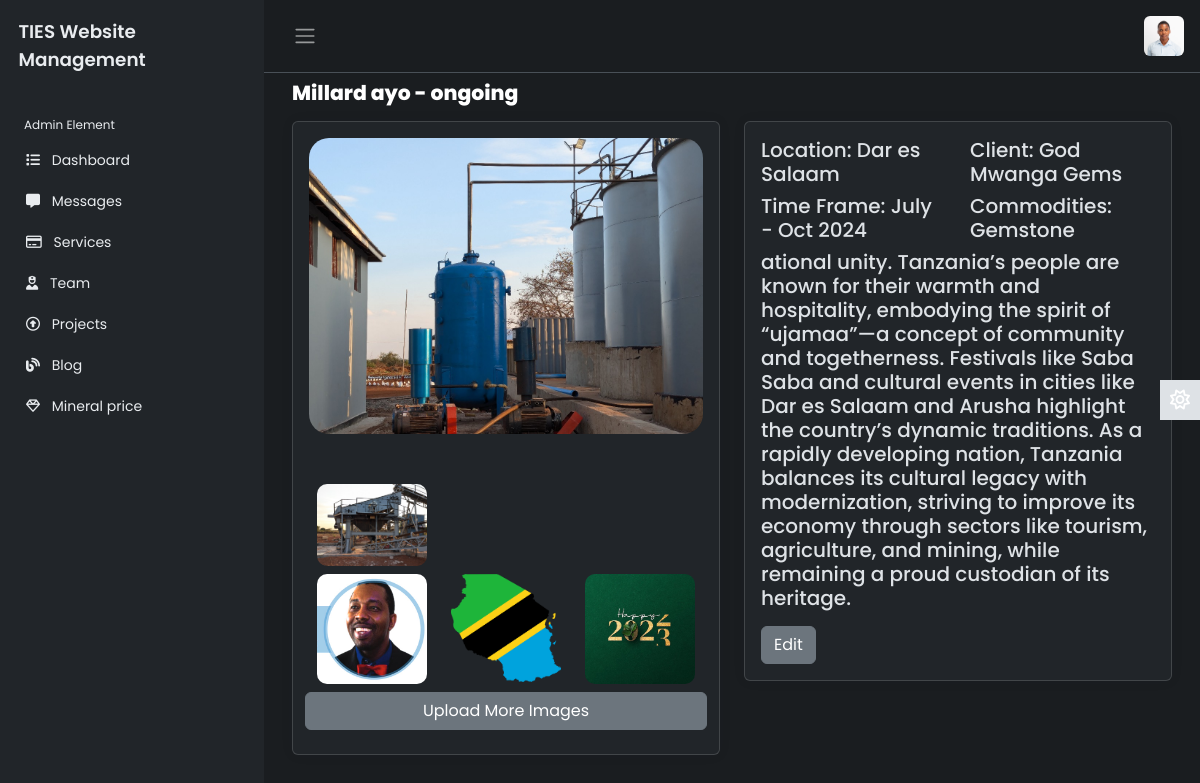
/administrator/projectDetails/2/ (signed in), run on the app's committed database.
### app/models.py (models this page shows, shortened)
class Project(models.Model):
    title = models.CharField(max_length=200)
    location = models.CharField(max_length=200)
    client = models.CharField(max_length=200)
    timeframe = models.CharField(max_length=200)
    Commodities = models.CharField(max_length=200)
    status = models.CharField(max_length=200, default='ongoing')
    body = models.TextField()
    image = models.ImageField()
    uploaded = models.DateTimeField(auto_now_add=True)

class ProjectImages(models.Model):
    project = models.ForeignKey(Project,on_delete=models.CASCADE)
    image = models.ImageField()

### administrator/views.py (the view)
# urls.py: path('projectDetails/<int:id>/', views.projectDetails, name='projectDetails'),
@login_required
def projectDetails(request,id):
    s = get_object_or_404(Project, id=id)
    project_images = ProjectImages.objects.filter(project=s)
    context = {
        's': s,
        'project_images': project_images
    }
    return render(request, 'administrator/projectDetails.html', context)

### administrator/templates/administrator/projectDetails.html
{% extends 'administrator/base3.html' %}
{% load static %}
{% block content %}
<main class="content px-3 py-2">
    <div class="container-fluid">
        <div class="mb-3">
            <h4 style="font-weight: 800;">{{s.title}} - {{s.status}}</h4>
        </div>
        <div class="row">
            <div class="col-md-6 mb-4">
                <div class="card">
                    <div class="card-body">
                        <img src="{{s.image.url}}" alt="">
                    </div>
                    <div class="row p-4">
                        {% for i in project_images %}
                            <div class="col-md-4 mb-2">
                                <img src="{{i.image.url}}" alt="" width="100%" height="auto" style="border-radius: 10px;">
                            </div>
                        {% endfor %}
                        <a href="{% url 'upload_project_image' s.id %}" class="btn btn-secondary">Upload More Images</a>
                    </div>
                </div>
            </div>
            <div class="col-md-6 mb-4">
                <div class="card">
                    <div class="card-body">
                        <div class="row">
                            <div class="col-md-6">
                                <h5>Location: {{s.location}}</h5>
                            </div>
                            <div class="col-md-6">
                                <h5>Client: {{s.client}}</h5>
                            </div>
                            <div class="col-md-6">
                                <h5>Time Frame: {{s.timeframe}}</h5>
                            </div>
                            <div class="col-md-6">
                                <h5>Commodities: {{s.Commodities}}</h5>
                            </div>
                        </div>
                        <h5 class="card-title">{{s.body|safe}}</h5>
                        <a href="{% url 'projectEdit' s.id %}" class="btn btn-secondary">Edit</a>
                    </div>
                </div>
            </div>
        </div>
    </div>
</main>
{% endblock %}

### administrator/static/administrator/index.css (style rules this page uses)
:root { --color-white: #ffffff; --color-light: #f0eff5; --color-gray-light: #86848c; --color-gray-dark: #56555e; --color-dark: #27282f; --color-primary: rgb(234,181,7); --color-danger: rgb(255,67,54); --color-ties1: #1a3048; --color-ties2: #9f893c; --color-ties3: #ffbf00; }
body { font-family: 'Poppins', sans-serif; font-size: 0.875rem; opacity: 1; overflow-y: scroll; margin: 0; }
a { cursor: pointer; text-decoration: none; font-family: 'Poppins', sans-serif; }
h4 { font-family: 'Poppins', sans-serif; font-size: 1.275rem; color: var(--bs-emphasis-color); }
.content { flex: 1; max-width: 100vm; width: 100vm; }
.card .card-body img { width: 100%; height: auto; border-radius: 20px; margin: 0 0 10px 0; }
@media (min-width:768px) { .content { max-width: auto; width: auto; } }
.card { box-shadow: 0 0 .875rem 0 rgb(34,46,60, .05); margin-bottom: 24px; }

### data on the page
Project: title "Millard ayo", status "ongoing", image (picture), location "Dar es Salaam", client "God Mwanga Gems", timeframe "July - Oct 2024", Commodities "Gemstone", body "ational unity. Tanzania’s people are known for their warmth and hospitality, embodying the spirit of “ujamaa”—a concept of community and togetherness. Festivals like Saba Saba and cultural events in cities like Dar es Salaam and Arusha highlight the country’s dynamic traditions. As a rapidly developing nation, Tanzania balances its cultural legacy with modernization, striving to improve its economy through sectors like tourism, agriculture, and mining, while remaining a proud custodian of its heritage."
ProjectImages: image (picture)
ProjectImages: image (picture)
ProjectImages: image (picture)
ProjectImages: image (picture)
